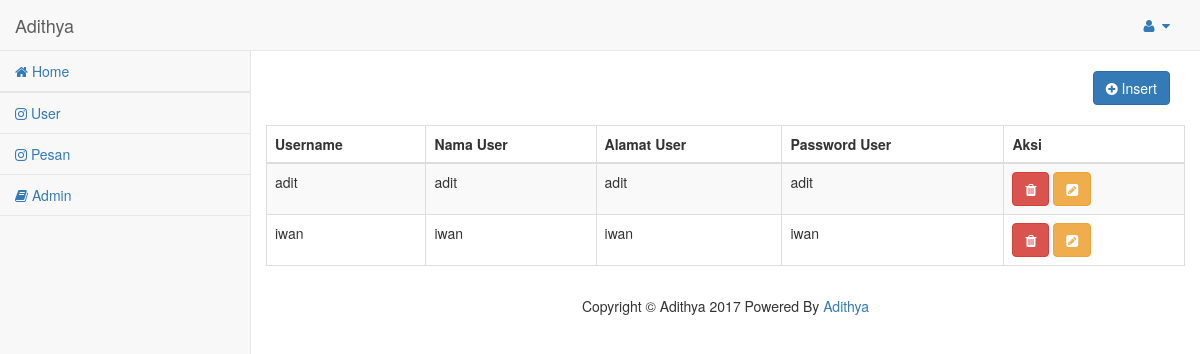
The app's page /Adithya_crud/index.php/admin/indexuser with its own data.
### tables this page shows
CREATE TABLE `user` (
  `username` varchar(100) NOT NULL,
  `nama_user` varchar(100) NOT NULL,
  `alamat_user` varchar(100) NOT NULL,
  `pass_user` varchar(100) NOT NULL
);

### Adithya_crud/application/controllers/admin.php (called while the page is built, shortened)
  <?php if ( ! defined('BASEPATH')) exit('No direct script access allowed');
class admin extends CI_Controller
{
	function __construct()
	{
		$this->load->model('prodi_model');
	}
	function indexuser()
	{
		$data['user'] = $this->prodi_model->ambil_data_user();
		$this->load->view('admin/user_list',$data);
	}
}
 ?>

### Adithya_crud/index.php (called while the page is built, shortened)
<?php
require_once BASEPATH.'core/CodeIgniter.php';

### Adithya_crud/application/models/prodi_model.php (called while the page is built, shortened)
<?php
class prodi_model extends CI_Model{
	public $nama_tabel1 = 'user';
	public $id2			= 'username';
	public $order		= 'ASC';
	function ambil_data_user()
	{
		$this->db->order_by($this->id2,$this->order);
		return $this->db->get($this->nama_tabel1)->result();
	}
}
 ?>

### Adithya_crud/application/views/admin/user_list.php (the view, shortened to what this page needs)
<?php $this->load->view('templates/header'); ?>
<div class="row">
	<div class="col-md-12 text-right">
		<a href="<?php echo site_url('user/tambah'); ?>" class="btn btn-primary"
		style="margin-top:20px; margin-bottom:20px">
		<i class="fa fa-plus-circle"></i> Insert</a>
	</div>
</div>
<div class="row">
	<table id="example" class="table table-striped table-bordered">
		<thead>
			<tr>
				<th>Username</th>
				<th>Nama User</th>
				<th>Alamat User</th>
				<th>Password User</th>
				<th>Aksi</th>
			</tr>
		</thead>
		<tbody>
			<?php foreach ($user as $key => $value) { ?>
				<tr>
					<td><?php echo $value->username; ?></td>
					<td><?php echo $value->nama_user; ?></td>
					<td><?php echo $value->alamat_user; ?></td>
					<td><?php echo $value->pass_user; ?></td>
					<td>
						<a href="<?php echo site_url('user/delete/'.$value->username); ?>"
							class="btn btn-danger">
							<i class="fa fa-trash"></i>
						</a>
						<a href="<?php echo site_url('user/update/'.$value->username); ?>"
							class="btn btn-warning">
							<i class="fa fa-pencil-square"></i>
						</a>
					</td>
				</tr>
				<?php } ?>
			</tbody>
	</table>
</div>
<?php $this->load->view('templates/footer'); ?>

### Adithya_crud/application/views/templates/header.php (shortened to what this page needs)
<!DOCTYPE html>
<html lang="en">
<html>
    <head>
        <link rel="stylesheet" href="<?php echo base_url('assets/bootstrap/css/bootstrap.min.css') ?>"/>
        <link rel="stylesheet" href="<?php echo base_url('assets/datatables/dataTables.bootstrap.css') ?>"/>
        <link href="<?php echo base_url('assets/vendor/font-awesome/css/font-awesome.min.css') ?>" rel="stylesheet">
		<link href="<?php echo base_url('assets/vendor/metisMenu/metisMenu.min.css') ?>" rel="stylesheet">
		<link href="<?php echo base_url('assets/css/sb-admin-2.css') ?>" rel="stylesheet">
    </head>
    <body>
		<div id="wrapper">
			<nav class="navbar navbar-default navbar-static-top" role="navigation" style="margin-bottom: 0">
				<div class="navbar-header">
					<a class="navbar-brand" href="<?php echo site_url('home'); ?>">Adithya</a>
				</div>
				<ul class="nav navbar-top-links navbar-right">
					<li class="dropdown">
						<a class="dropdown-toggle" data-toggle="dropdown" href="#">
							<i class="fa fa-user fa-fw"></i> <i class="fa fa-caret-down"></i>
						</a>
					</li>
				</ul>
				<div class="navbar-default sidebar" role="navigation">
					<div class="sidebar-nav navbar-collapse">
						<ul class="nav" id="side-menu">
							<?php echo generate_sidemenu();?>
						</ul>
					</div>
				</div>
			</nav>
			<div id="page-wrapper">

### Adithya_crud/application/helpers/global_helper.php
<?php  if ( ! defined("BASEPATH")) exit("No direct script access allowed");
	function generate_sidemenu()
	{
		return '<li>
		<a href="'.site_url('home').'"><i class="fa fa-home"></i> Home</a>
	</li><li>
	<li>
		<a href="'.site_url('admin/indexuser').'"><i class="fa fa-instagram"></i> User</a>
	</li>
	<li>
		<a href="'.site_url('adminpesan').'"><i class="fa fa-instagram"></i> Pesan</a>
	</li>
	<li>
	<a href="'.site_url('admin').'"><i class="fa fa-book"></i> Admin</a>
	</li>';
	}

### Adithya_crud/application/views/templates/footer.php (shortened to what this page needs)
<footer style="width:100%; padding:10px; background:#FFFFFF; text-align:center;">
		Copyright &copy Adithya <?php echo date("Y"); ?> Powered By <a target="_blank" href="http://www.facebook.com/AldoFadillaPutra">Adithya</a>
	</footer>
</div>
</div>
    </body>
</html>

### Adithya_crud/assets/css/sb-admin-2.css (style rules this page uses)
body { background-color: #f8f8f8; }
#wrapper { width: 100%; }
#page-wrapper { padding: 0 15px; min-height: 568px; background-color: white; }
@media (min-width: 768px) { #page-wrapper { position: inherit; margin: 0 0 0 250px; padding: 0 30px; border-left: 1px solid #e7e7e7; } }
.navbar-top-links { margin-right: 0; }
.navbar-top-links li { display: inline-block; }
.navbar-top-links li:last-child { margin-right: 15px; }
.navbar-top-links li a { padding: 15px; min-height: 50px; }
.sidebar .sidebar-nav.navbar-collapse { padding-left: 0; padding-right: 0; }
.sidebar ul li { border-bottom: 1px solid #e7e7e7; }
@media (min-width: 768px) { .sidebar { z-index: 1; position: absolute; width: 250px; margin-top: 51px; } }

### records on screen
user: username "adit", nama_user "adit", alamat_user "adit", pass_user "adit"
user: username "iwan", nama_user "iwan", alamat_user "iwan", pass_user "iwan"
